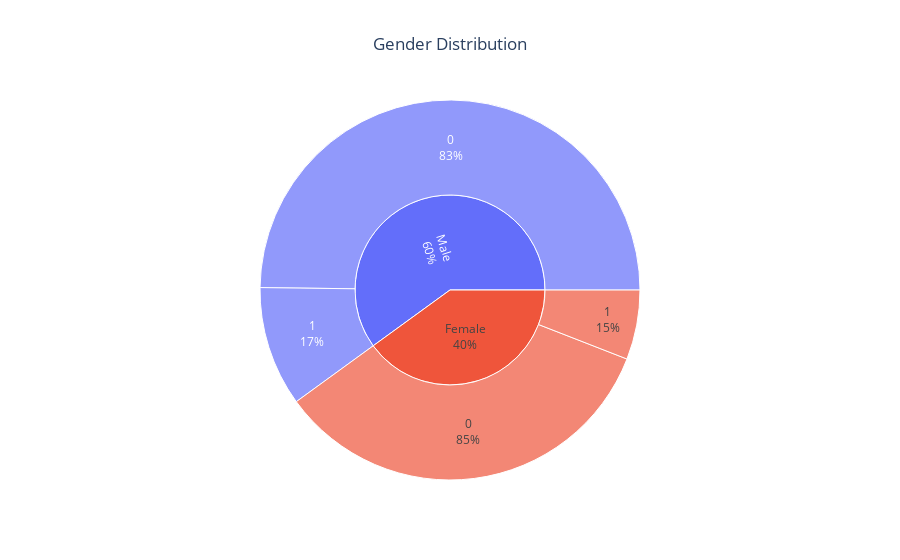

Here is the notebook cell this chart was saved with:
### Code cell
fig = px.sunburst(
    attr_df,
    path = ['Gender', 'Attrition'], 
    title = 'Gender Distribution'
)
fig.update_traces(textinfo = 'label + percent parent')
fig.update_layout(title_x = 0.5)
fig.show()

### Figure 1 — Plotly figure (JSON) as saved in the notebook; plotly's stock layout.template omitted (floating-point values rounded to 4 significant figures)
{"data": [{"branchvalues": "total", "domain": {"x": [0, 1], "y": [0, 1]}, "hovertemplate": "labels=%{label}<br>count=%{value}<br>parent=%{parent}<br>id=%{id}<extra></extra>", "ids": ["Female/0", "Male/0", "Female/1", "Male/1", "Female", "Male"], "labels": ["0", "0", "1", "1", "Female", "Male"], "name": "", "parents": ["Female", "Male", "Female", "Male", "", ""], "textinfo": "label+percent parent", "type": "sunburst", "values": [501, 732, 87, 150, 588, 882]}], "layout": {"legend": {"tracegroupgap": 0}, "title": {"text": "Gender Distribution", "x": 0.5}}}
